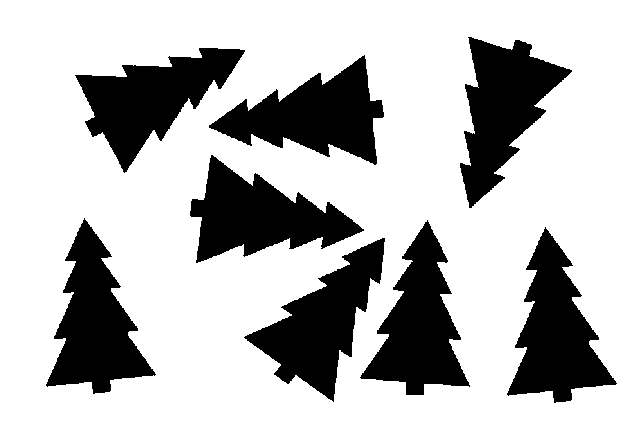
#> input picture lab2_2_generalized_Hough_transform/img.png, 635 x 447 px
$ python main.py
#> lines starting #> are read from the running program, lines starting #| are printed output that depends on the picture; after the words box and inside, x2 and y2 are one past the last pixel; in counts of white or black regions, pixels touching at a corner belong together
import cv2
import numpy as np


def plot_template_edges():
    img = cv2.imread("template.png")
    edges = cv2.Canny(img, 200, 250)
    cv2.imwrite("template_edges.png", edges)


def generalized_Hough():
    img = cv2.imread("img.png")
#> img is the input picture: shape (447, 635, 3); 74.2% white; 8 black regions, largest, box (x1, y1, x2, y2) and area: (507, 227, 617, 403) 9194, (46, 218, 156, 394) 9193, (244, 238, 385, 402) 9185
    img_gray = cv2.cvtColor(img, cv2.COLOR_BGR2GRAY)

    template = cv2.imread("template.png")
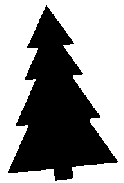
#> input picture lab2_2_generalized_Hough_transform/template.png, 124 x 183 px
#> template is the input picture: shape (183, 124, 3); 59.5% white; 1 black region, box (x1, y1, x2, y2) and area: (8, 5, 118, 181) 9193
    height, width = template.shape[:2]
#> height = 183; width = 124

    edges = cv2.Canny(template, 200, 250)
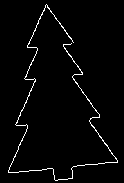
#> edges: shape (183, 124); 2.5% white in thin lines or dots, all inside (x1, y1, x2, y2) = (8, 4, 118, 181)
    ght = cv2.createGeneralizedHoughGuil()
    ght.setTemplate(edges)

    ght.setMinDist(100)
    ght.setMinAngle(0)
    ght.setMaxAngle(360)
    ght.setAngleStep(1)
    ght.setLevels(360)
    ght.setMinScale(1)
    ght.setMaxScale(1.3)
    ght.setScaleStep(0.05)
    ght.setAngleThresh(30)
    ght.setScaleThresh(100)
    ght.setPosThresh(50)
    ght.setDp(0.8)

#> (the run stopped early here; a loop or call above may not have finished)
